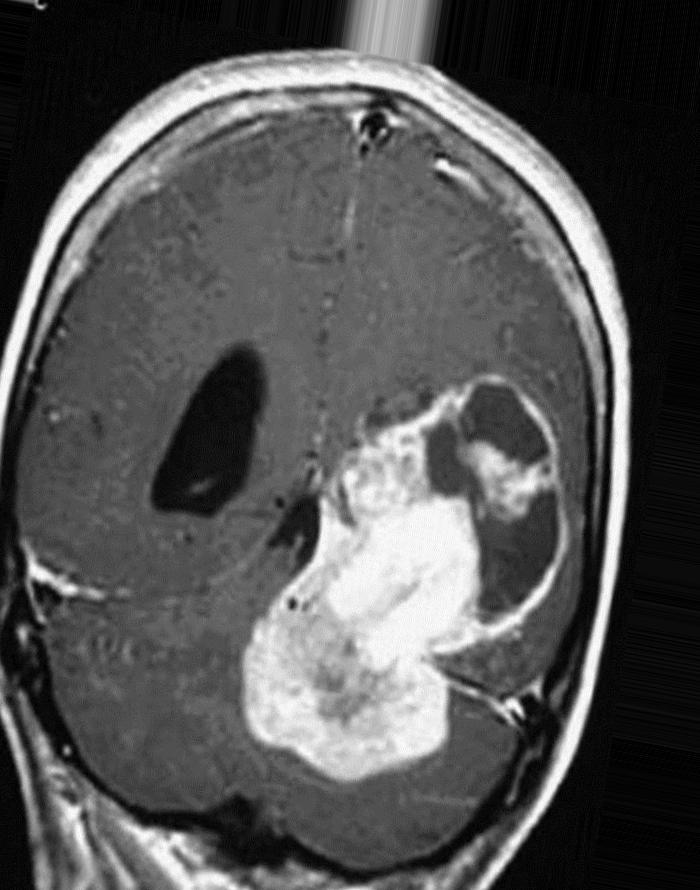
#> input picture Machine_Learning_Projects/Brain Tumor Detection/Dataset/augmented_data/yes/aug_Y104_0_3373.jpeg, 700 x 890 px, found by its file name; its folder holds 4 pictures in this run
$ jupyter execute --allow-errors Brain-Tumor-Detection.ipynb
#> lines starting #> are read from the running program, lines starting #| are printed output that depends on the picture; after the words box and inside, x2 and y2 are one past the last pixel; in counts of white or black regions, pixels touching at a corner belong together
# Brain Tumor Detection

A brain tumor is a mass or growth of abnormal cells in the brain. Brain tumors can be cancerous (malignant) or noncancerous (benign).

One of the tests to diagnose brain tumor is magnetic resonance imaging (MRI).

A brain MRI images dataset founded on Kaggle.

The dataset contains 2 folders: yes and no which contains 253 Brain MRI Images. The folder yes contains 155 Brain MRI Images that are tumorous (malignant) and the folder no contains 98 Brain MRI Images that are non-tumorous (benign).

In order to be fed into the Neural Network we have to pre-process the dataset images by performing Data Augmentation, Cropping the part of the image which has the brain in it and resizing all the images to have an uniform size.

[cell 1]
from keras.preprocessing.image import ImageDataGenerator,img_to_array
import cv2
import time
from os import listdir

import warnings
warnings.filterwarnings('ignore')

### Data Preprocessing

The point of interest for us in all the images is the brain itself, so we will use the crop the image by using the technique of finding extreme points using OpenCV .
[Finding Extreme Points with OpenCV](https://www.pyimagesearch.com/2016/04/11/finding-extreme-points-in-contours-with-opencv/)

[cell 2]
import imutils
import cv2
import matplotlib.pyplot as plt

def crop_brain_contours(image, plot_image = False):
    # convert image to grayscale, and blur it slightly
    gray = cv2.cvtColor(image, cv2.COLOR_BGR2GRAY)
    gray = cv2.GaussianBlur(gray, (5, 5), 0)

    # threshold the image, then perform a series of erosions +
    # dilations to remove any small regions of noise
    thresh = cv2.threshold(gray, 45, 255, cv2.THRESH_BINARY)[1]
    thresh = cv2.erode(thresh, None, iterations=2)
    thresh = cv2.dilate(thresh, None, iterations=2)

    # find contours in thresholded image, then grab the largest
    # one
    cnts = cv2.findContours(thresh.copy(),
                            cv2.RETR_EXTERNAL,
                            cv2.CHAIN_APPROX_SIMPLE)
    cnts = imutils.grab_contours(cnts)
    c = max(cnts, key=cv2.contourArea)
    # determine the most extreme points along the contour
    extLeft = tuple(c[c[:, :, 0].argmin()][0])
    extRight = tuple(c[c[:, :, 0].argmax()][0])
    extTop = tuple(c[c[:, :, 1].argmin()][0])
    extBot = tuple(c[c[:, :, 1].argmax()][0])
    # crop new image out of the original image using the four extreme points (left, right, top, bottom)
    new_image = image[extTop[1]:extBot[1], extLeft[0]:extRight[0]]

    if plot_image:
        plt.figure()
        plt.subplot(1 , 2 ,1)
        plt.imshow(image)
#         plt.tick_params(axis='both', which='both',
#                         top=False, bottom=False, left=False, right=False,
#                         labelbottom=False, labeltop=False, labelleft=False, labelright=False)
        plt.title('Original Image')
        plt.subplot(1 , 2 ,2)
        plt.imshow(new_image)
#         plt.tick_params(axis='both', which='both',
#                         top=False, bottom=False, left=False, right=False,
#                         labelbottom=False, labeltop=False, labelleft=False, labelright=False)

        plt.title('Cropped Image')

        plt.show()
    return new_image

[cell 3]
# test cropping
test_image = cv2.imread(r'Dataset\yes\Y1.jpg')
#> (the rest of this cell did not finish here and is left out)

### Load the augmented images data

The following function takes two arguments, the first one is a list of directory paths for the folders 'yes' and 'no' that contain the image data and the second argument is the image size, and for every image in both directories and does the following:

    1) Read the image.
    2) Crop the part of the image representing only the
    brain.
    3) Resize the image (because the images in the dataset
    come in different sizes (meaning width, height and # of
    channels). So, we want all of our images to be (240, 240,
    3) to feed it as an input to the neural network.
    4) Apply normalization because we want pixel values to be
    scaled to the range 0-1.
    5) Append the image to X and its label to y.

After that, Shuffle X and y, because the data is ordered (meaning the arrays contains the first part belonging to one class and the second part belonging to the other class, and we don't want that).
Finally, Return X and y.

[cell 4]
import numpy as np
from sklearn.utils import shuffle

def prepare_images(directory_list , image_size):
    """
    directory_list : List of file directories
    image_size : Target size of the image, Height X Width

    """
#> called with image_size = (240, 240)
    image_width ,image_height = image_size
    X = []
    y =[]
    # Load all images in the directory

    for directory in directory_list:
        for file in listdir(directory):
            read_path = directory + '\\' + file
            image = cv2.imread(read_path)
#> image is the input picture: shape (890, 700, 3); min 0, max 255, mean 84.4
            image = crop_brain_contours(image ,False)
#> call 2 of crop_brain_contours, with plot_image = False
#> in crop_brain_contours (call 2), `thresh = cv2.threshold(gray, 45, 255, cv2.THRESH_BINARY)[1]`:
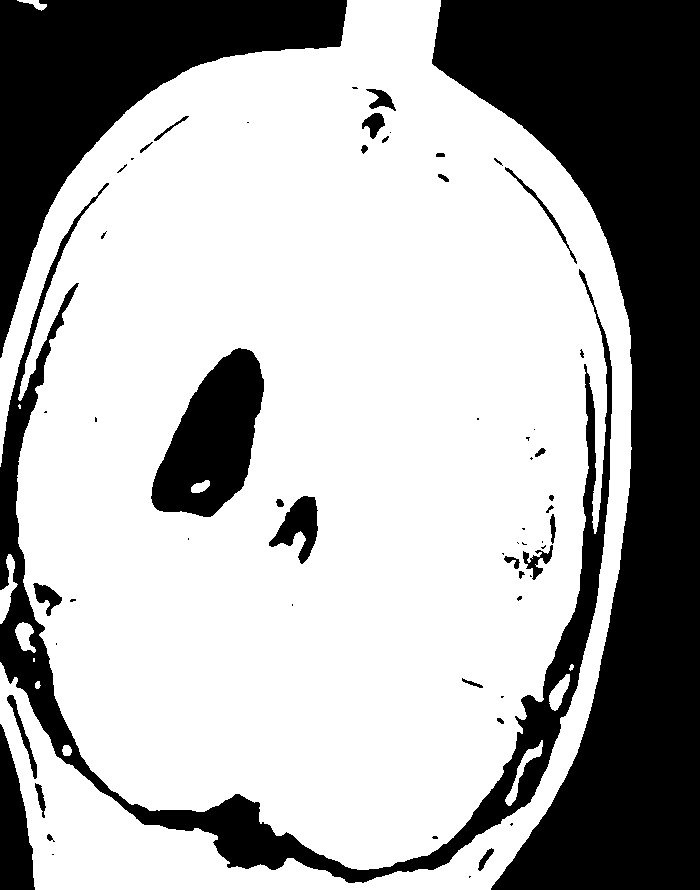
#> thresh: shape (890, 700); 67.8% white; 61 black regions (28 under 20 px), largest, box (x1, y1, x2, y2) and area: (432, 0, 700, 890) 110110, (0, 0, 347, 358) 39467, (0, 183, 612, 883) 30794
#> in crop_brain_contours (call 2), `thresh = cv2.erode(thresh, None, iterations=2)`:
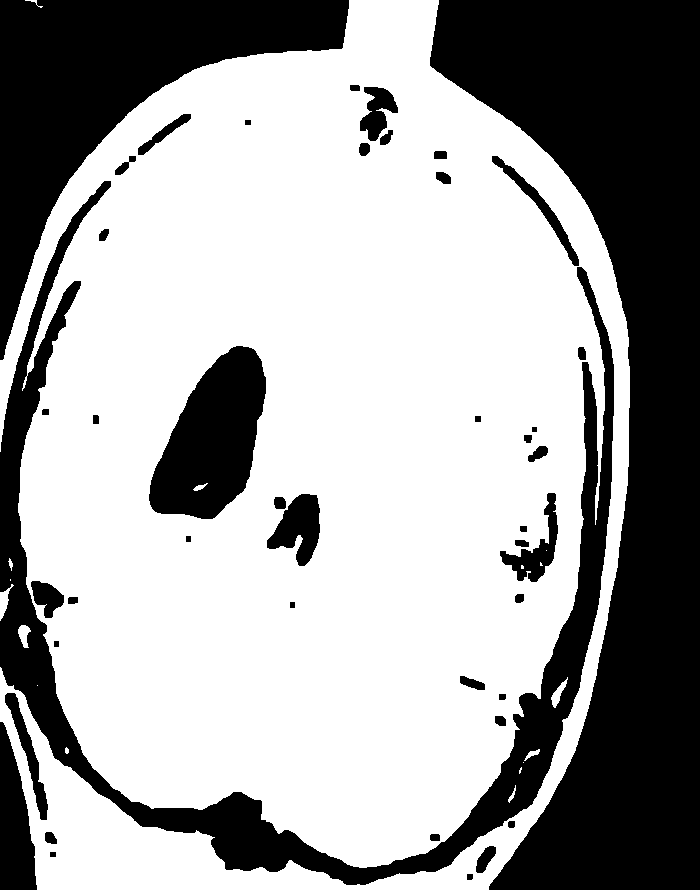
#> thresh: shape (890, 700); 64.1% white; 44 black regions, largest, box (x1, y1, x2, y2) and area: (430, 0, 700, 890) 112597, (0, 181, 614, 885) 41698, (0, 0, 349, 360) 40991
#> in crop_brain_contours (call 2), `thresh = cv2.dilate(thresh, None, iterations=2)`:
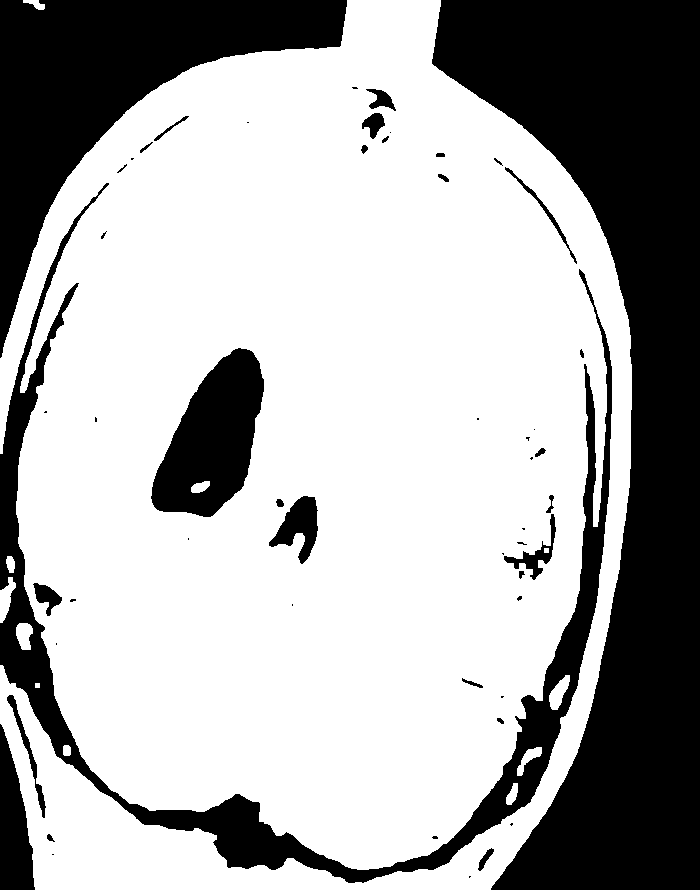
#> thresh: shape (890, 700); 67.6% white; 53 black regions (24 under 20 px)
#> in crop_brain_contours (call 2), `cnts = cv2.findContours(thresh.copy(), cv2.RETR_EXTERNAL, cv2.CHAIN_AP..`: cnts = 10 contours, 1 with area under 20; largest, box (x1, y1, x2, y2) and area: (0, 0, 632, 890) 433632, (549, 675, 570, 710) 351, (0, 577, 16, 623) 337, (16, 623, 33, 650) 313, (517, 747, 542, 776) 238
#> in crop_brain_contours (call 2), `c = max(cnts, key=cv2.contourArea)`: c = contour of 2308 points, box (x1, y1, x2, y2) (0, 0, 632, 890), area 433632
#> in crop_brain_contours (call 2), `extLeft = tuple(c[c[:, :, 0].argmin()][0])`: extLeft = (0, 358)
#> in crop_brain_contours (call 2), `extRight = tuple(c[c[:, :, 0].argmax()][0])`: extRight = (631, 409)
#> in crop_brain_contours (call 2), `extTop = tuple(c[c[:, :, 1].argmin()][0])`: extTop = (347, 0)
#> in crop_brain_contours (call 2), `extBot = tuple(c[c[:, :, 1].argmax()][0])`: extBot = (35, 889)
#> in crop_brain_contours (call 2), `new_image = image[extTop[1]:extBot[1], extLeft[0]:extRight[0]]`:
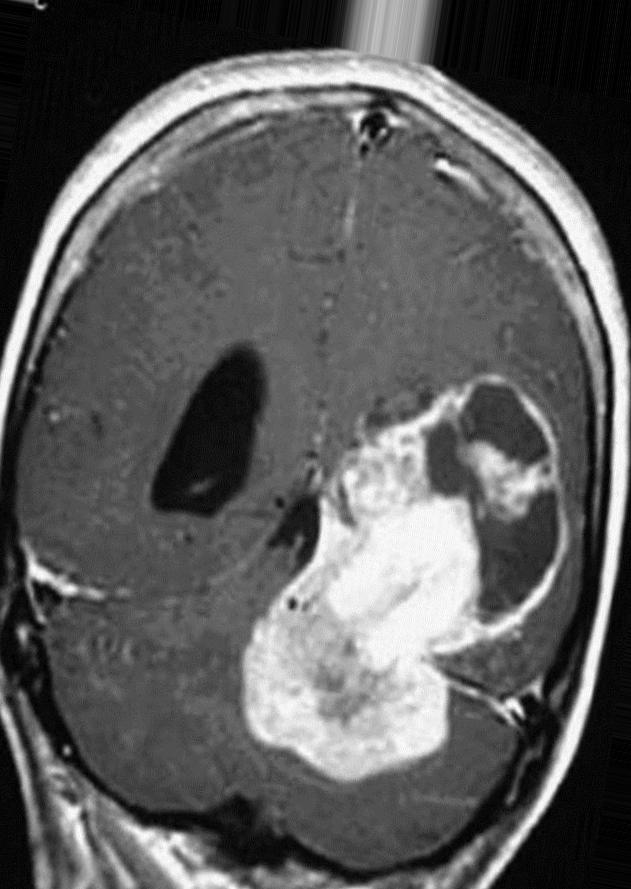
#> new_image: shape (889, 631, 3); min 0, max 255, mean 92.9
            image = cv2.resize(image ,dsize = (image_width ,image_height),
                               interpolation = cv2.INTER_CUBIC)
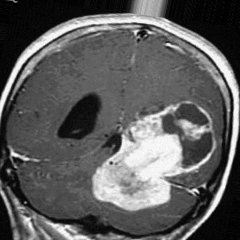
#> image: shape (240, 240, 3); min 0, max 255, mean 92.9
            # normalize values
            image = image / 255.

            X.append(image)
            # Create appropriate labels according to the folder
            if directory[-3:] == 'yes':
                y.append([1])
            else:
                y.append([0])

    X = np.array(X)
    y = np.array(y)

    X, y = shuffle(X,y)
    return X,y

[cell 5]
augmented_yes_path = r'Dataset\augmented_data\yes'
augmented_no_path = r'Dataset\augmented_data\no'

#> (the rest of this cell did not finish here and is left out)

### Plot processed images

[cell 6]
def plot_sample_images(X, y , n=50):
    for label in [0,1]:
        images = X[np.argwhere(y==label)]
        images = images[:n]

        columns_needed = 10
        rows_needed = int( n / 10 )

        plt.figure(figsize=(20,10))

        i = 1
        for image in images:
            plt.subplot(rows_needed , columns_needed ,i)
            plt.imshow(image[0])
            i += 1

        label_string = lambda label : 'Yes' if label == 1 else 'No'
        plt.suptitle(f'Brain Tumor: {label_string(label)}')
        plt.show()

#> (a cell that did not finish here is left out)

### Split Data

[cell 8]
from sklearn.model_selection import train_test_split
def split_data(X , y ,test_size):
    """
    Splits data into training, development and test sets.
    Arguments:
        X: A numpy array with shape = (#_examples, image_width, image_height, #_channels)
        y: A numpy array with shape = (#_examples, 1)
    Returns:
        X_train: A numpy array with shape = (#_train_examples, image_width, image_height, #_channels)
        y_train: A numpy array with shape = (#_train_examples, 1)
        X_val: A numpy array with shape = (#_val_examples, image_width, image_height, #_channels)
        y_val: A numpy array with shape = (#_val_examples, 1)
        X_test: A numpy array with shape = (#_test_examples, image_width, image_height, #_channels)
        y_test: A numpy array with shape = (#_test_examples, 1)
    """

    X_train ,X_test_val ,y_train ,y_test_val = train_test_split(X , y ,test_size= test_size)
    X_test, X_val ,y_test ,y_val = train_test_split(X_test_val ,y_test_val , test_size = 0.5)

    return X_train ,y_train ,X_val ,y_val ,X_test ,y_test

#> (a cell that did not finish here is left out)

#> (a cell that did not finish here is left out)

### Build the model

We will build a convolutional neural network in order to predict if brain scan image has brain tumor or not by training our model on the preprocessed images

[cell 11]
from keras.models import Sequential
from keras.layers.core import Dense, Activation ,Dropout

from keras.layers import Conv2D,Input,ZeroPadding2D,BatchNormalization ,MaxPooling2D ,Flatten
from keras.models import Model ,load_model
from sklearn.metrics import f1_score

[cell 12]
def build_model( input_shape ):

    model = Sequential()

#     X_input = Input(input_shape)

    model.add(ZeroPadding2D(2, input_shape = input_shape))
    model.add(Conv2D(32 ,(7,7) ))
    model.add(BatchNormalization(axis = 3))
    model.add(Activation('relu'))
    model.add(MaxPooling2D(pool_size = (4,4)) )
    model.add(Dropout(0.25))
    model.add(MaxPooling2D(pool_size = (4,4)) )

    model.add(Conv2D(32 ,(7,7) ))
    model.add(Activation('relu'))
    model.add(MaxPooling2D(pool_size = (2,2)) )
    model.add(Dropout(0.25))
    model.add(MaxPooling2D(pool_size = (2,2)) )

    model.add(Flatten())
    model.add(Dense(256))
    model.add(Activation('relu'))
    model.add(Dropout(0.5))

    model.add(Dense(1))
    model.add(Activation('sigmoid'))

    # Let's train the model using RMSprop
    model.compile(loss='binary_crossentropy',
                  optimizer='adam',
                  metrics=['accuracy'])

    return model

[cell 13]
image_shape = 240 ,240 ,3
#> image_shape = (240, 240, 3)
#> (the rest of this cell did not finish here and is left out)

model.summary()
